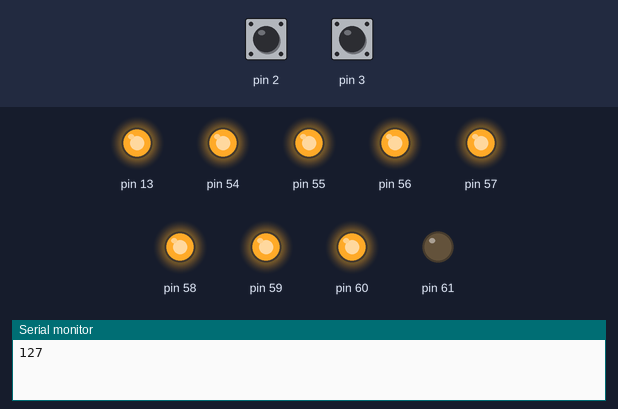
A sketch run on a simulated Arduino Mega 2560, built with avr-gcc and run on an emulated ATmega2560. Shown: output pins drawn as LEDs (lit = HIGH), the last lines printed to the serial monitor. The test bench sets the inputs (shaded band); at power-on: pin 2 HIGH, pin 3 HIGH.

Above: at 1.2 s.
1.3 s: pin 2 pulled LOW for 0.15 s
At 1.7 s:
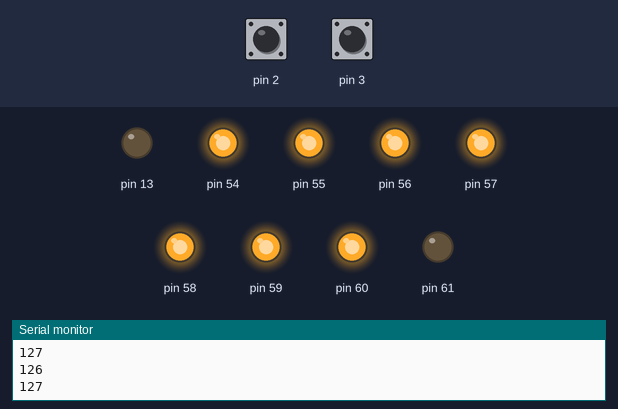
2.9 s: pin 3 pulled LOW for 0.15 s
At 2.97 s:
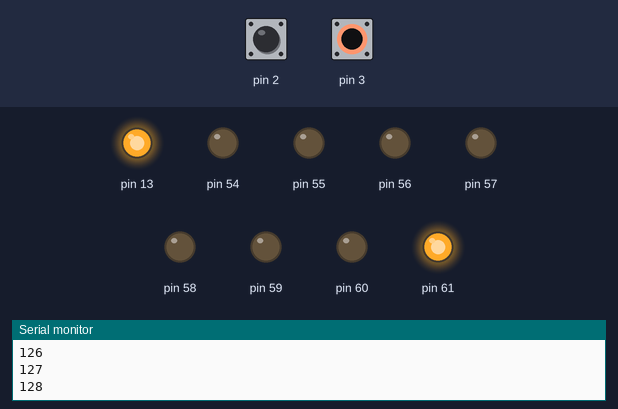
4.5 s: pin 3 pulled LOW for 3.2 s
At 8.3 s:
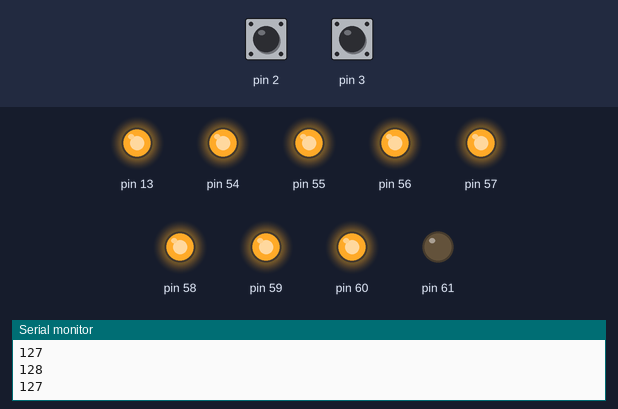
9.2 s: pin 2 pulled LOW for 1 s
At 10.0 s:
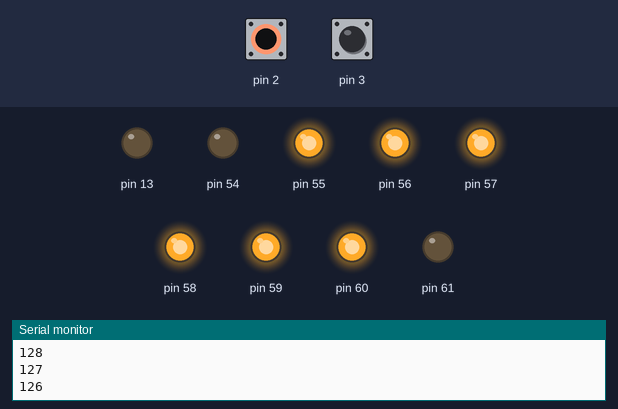
Timing chart, 0 to 12.2 s (numbered marks = the images above; inputs shaded):
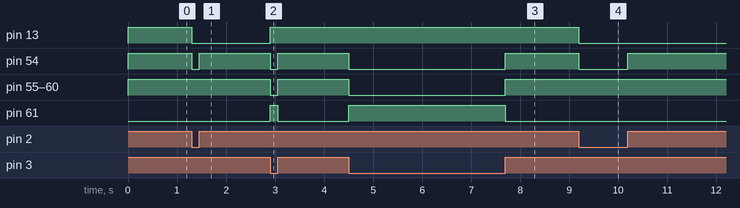

Measured:
- after the input at 1.3 s, pin 13: HIGH → LOW at once; pin 54: HIGH → LOW at once, → HIGH 0.15 s later
- after the input at 2.9 s, pin 13: LOW → HIGH at once; pin 54–60: HIGH → LOW at once, → HIGH 0.15 s later; pin 61: LOW → HIGH at once, → LOW 0.15 s later
- after the input at 4.5 s, pin 54–60: HIGH → LOW at once, → HIGH 3.2 s later; pin 61: LOW → HIGH at once, → LOW 3.2 s later
- after the input at 9.2 s, pin 13: HIGH → LOW at once; pin 54: HIGH → LOW at once, → HIGH 1.0 s later

The sketch:

pendulum.ino
```cpp
volatile unsigned int counter = 400;
volatile bool newSig = false;
volatile uint8_t DACout = 128;

void setup() {
  EICRB = (0<<ISC51)|(1<<ISC50)|(0<<ISC41)|(1<<ISC40);
  EIMSK = (1<<INT5)|(1<<INT4);
  DDRE = (0<<PE5)|(0<<PE4); // Arduino Pins 2 + 3 Input
  PORTE = (1<<PE5)|(1<<PE4); // Arduino Pins 2 + 3 Pull-Up resistors Enabled
  DDRF = 0xFF;
  pinMode(13, OUTPUT);
  Serial.begin(115200);
}

void loop() {
  if(newSig)
    Serial.println(DACout);
    newSig = false;
}

ISR(INT4_vect)
{
    byte encIn = PINE & 0x30;
    if((encIn == 0x30) || (encIn == 0x00))
      counter += 1;
    else
      counter -= 1;
    DACout = map(counter, 200, 600, 1, 254);
    PORTF = DACout;
    newSig = true;
    digitalWrite(13, 0);
}

ISR(INT5_vect)
{
    byte encIn = PINE & 0x30;
    if((encIn == 0x20) || (encIn == 0x10))
      counter += 1;
    else
      counter -= 1;
    DACout = map(counter, 200, 600, 1, 254);
    PORTF = DACout;
    newSig = true;
    digitalWrite(13, 1);
}
```
